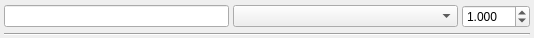
<?xml version="1.0" encoding="UTF-8"?>
<ui version="4.0">
 <class>Form</class>
 <widget class="QWidget" name="Form">
  <property name="geometry">
   <rect>
    <x>0</x>
    <y>0</y>
    <width>534</width>
    <height>38</height>
   </rect>
  </property>
  <property name="windowTitle">
   <string>Form</string>
  </property>
  <layout class="QVBoxLayout" name="verticalLayout">
   <property name="spacing">
    <number>4</number>
   </property>
   <property name="leftMargin">
    <number>4</number>
   </property>
   <property name="topMargin">
    <number>4</number>
   </property>
   <property name="rightMargin">
    <number>4</number>
   </property>
   <property name="bottomMargin">
    <number>0</number>
   </property>
   <item>
    <layout class="QHBoxLayout" name="horizontalLayout_2" stretch="1,1,0">
     <property name="topMargin">
      <number>0</number>
     </property>
     <property name="rightMargin">
      <number>0</number>
     </property>
     <item>
      <widget class="QLineEdit" name="suffix_lineEdit"/>
     </item>
     <item>
      <widget class="QComboBox" name="targets_comboBox">
       <property name="sizePolicy">
        <sizepolicy hsizetype="Expanding" vsizetype="Fixed">
         <horstretch>0</horstretch>
         <verstretch>0</verstretch>
        </sizepolicy>
       </property>
       <property name="minimumSize">
        <size>
         <width>140</width>
         <height>0</height>
        </size>
       </property>
      </widget>
     </item>
     <item>
      <widget class="QDoubleSpinBox" name="value_spinBox">
       <property name="decimals">
        <number>3</number>
       </property>
       <property name="minimum">
        <double>-10.000000000000000</double>
       </property>
       <property name="maximum">
        <double>10.000000000000000</double>
       </property>
       <property name="singleStep">
        <double>0.250000000000000</double>
       </property>
       <property name="value">
        <double>1.000000000000000</double>
       </property>
      </widget>
     </item>
    </layout>
   </item>
   <item>
    <widget class="Line" name="line">
     <property name="orientation">
      <enum>Qt::Horizontal</enum>
     </property>
    </widget>
   </item>
  </layout>
 </widget>
 <resources/>
 <connections/>
</ui>
